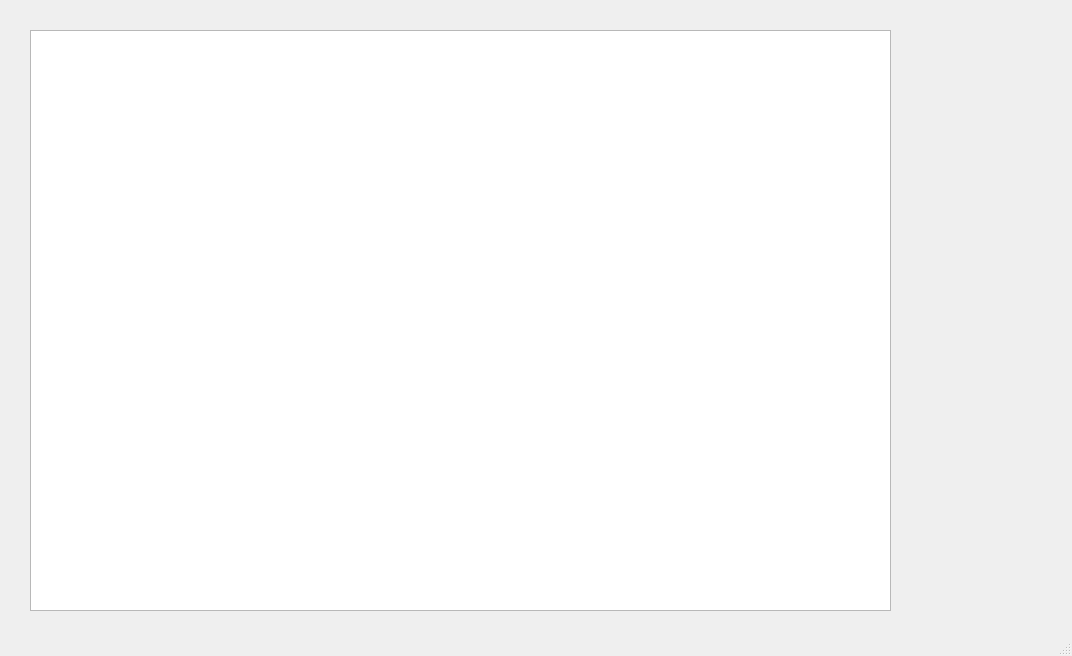
<?xml version="1.0" encoding="UTF-8"?>
<ui version="4.0">
 <class>MainWindow</class>
 <widget class="QMainWindow" name="MainWindow">
  <property name="geometry">
   <rect>
    <x>0</x>
    <y>0</y>
    <width>1072</width>
    <height>656</height>
   </rect>
  </property>
  <property name="windowTitle">
   <string>MainWindow</string>
  </property>
  <widget class="QWidget" name="centralwidget">
   <widget class="QGraphicsView" name="graphicsView">
    <property name="geometry">
     <rect>
      <x>30</x>
      <y>30</y>
      <width>861</width>
      <height>581</height>
     </rect>
    </property>
   </widget>
  </widget>
  <widget class="QMenuBar" name="menubar">
   <property name="geometry">
    <rect>
     <x>0</x>
     <y>0</y>
     <width>1072</width>
     <height>22</height>
    </rect>
   </property>
  </widget>
  <widget class="QStatusBar" name="statusbar"/>
 </widget>
 <resources/>
 <connections/>
</ui>
